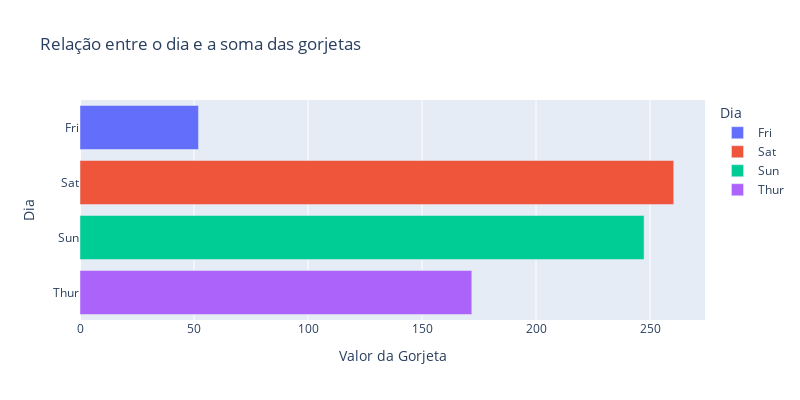

The notebook cell saved with this chart:
### Markdown cell above
### Gráfico de barras horizontais

### Code cell
# inverter a varáveis do eixo x e do eixo y
# informar orientação das barras
px.bar(dfSoma, 
       x='Valor da Gorjeta', 
       y='Dia', 
       title="Relação entre o dia e a soma das gorjetas",
       color="Dia",
       orientation='h',
       width=800, 
       height=400
      )

### Figure 1 — Plotly figure (JSON) as saved in the notebook; plotly's stock layout.template omitted (floating-point values rounded to 4 significant figures)
{"data": [{"alignmentgroup": "True", "hovertemplate": "Dia=%{y}<br>Valor da Gorjeta=%{x}<extra></extra>", "legendgroup": "Fri", "marker": {"color": "#636efa", "pattern": {"shape": ""}}, "name": "Fri", "offsetgroup": "Fri", "orientation": "h", "showlegend": true, "textposition": "auto", "type": "bar", "x": [51.96], "xaxis": "x", "y": ["Fri"], "yaxis": "y"}, {"alignmentgroup": "True", "hovertemplate": "Dia=%{y}<br>Valor da Gorjeta=%{x}<extra></extra>", "legendgroup": "Sat", "marker": {"color": "#EF553B", "pattern": {"shape": ""}}, "name": "Sat", "offsetgroup": "Sat", "orientation": "h", "showlegend": true, "textposition": "auto", "type": "bar", "x": [260.4], "xaxis": "x", "y": ["Sat"], "yaxis": "y"}, {"alignmentgroup": "True", "hovertemplate": "Dia=%{y}<br>Valor da Gorjeta=%{x}<extra></extra>", "legendgroup": "Sun", "marker": {"color": "#00cc96", "pattern": {"shape": ""}}, "name": "Sun", "offsetgroup": "Sun", "orientation": "h", "showlegend": true, "textposition": "auto", "type": "bar", "x": [247.4], "xaxis": "x", "y": ["Sun"], "yaxis": "y"}, {"alignmentgroup": "True", "hovertemplate": "Dia=%{y}<br>Valor da Gorjeta=%{x}<extra></extra>", "legendgroup": "Thur", "marker": {"color": "#ab63fa", "pattern": {"shape": ""}}, "name": "Thur", "offsetgroup": "Thur", "orientation": "h", "showlegend": true, "textposition": "auto", "type": "bar", "x": [171.8], "xaxis": "x", "y": ["Thur"], "yaxis": "y"}], "layout": {"barmode": "relative", "height": 400, "legend": {"title": {"text": "Dia"}, "tracegroupgap": 0}, "title": {"text": "Relação entre o dia e a soma das gorjetas"}, "width": 800, "xaxis": {"anchor": "y", "autorange": true, "domain": [0, 1], "range": [0, 274.1], "title": {"text": "Valor da Gorjeta"}, "type": "linear"}, "yaxis": {"anchor": "x", "autorange": true, "categoryarray": ["Thur", "Sun", "Sat", "Fri"], "categoryorder": "array", "domain": [0, 1], "range": [-0.5, 3.5], "title": {"text": "Dia"}, "type": "category"}}}
